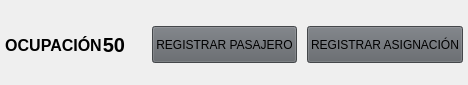
           <widget class="QFrame" name="frameFunctions">
            <property name="sizePolicy">
             <sizepolicy hsizetype="Preferred" vsizetype="Expanding">
              <horstretch>0</horstretch>
              <verstretch>0</verstretch>
             </sizepolicy>
            </property>
            <property name="minimumSize">
             <size>
              <width>0</width>
              <height>85</height>
             </size>
            </property>
            <property name="maximumSize">
             <size>
              <width>16777215</width>
              <height>85</height>
             </size>
            </property>
            <property name="frameShape">
             <enum>QFrame::NoFrame</enum>
            </property>
            <property name="frameShadow">
             <enum>QFrame::Raised</enum>
            </property>
            <layout class="QHBoxLayout" name="horizontalLayout_6">
             <property name="spacing">
              <number>0</number>
             </property>
             <property name="leftMargin">
              <number>0</number>
             </property>
             <property name="topMargin">
              <number>0</number>
             </property>
             <property name="rightMargin">
              <number>0</number>
             </property>
             <property name="bottomMargin">
              <number>0</number>
             </property>
             <item>
              <widget class="QFrame" name="frameB1">
               <property name="frameShape">
                <enum>QFrame::NoFrame</enum>
               </property>
               <property name="frameShadow">
                <enum>QFrame::Raised</enum>
               </property>
               <layout class="QVBoxLayout" name="verticalLayout_3">
                <property name="spacing">
                 <number>5</number>
                </property>
                <property name="leftMargin">
                 <number>5</number>
                </property>
                <property name="topMargin">
                 <number>5</number>
                </property>
                <property name="rightMargin">
                 <number>5</number>
                </property>
                <property name="bottomMargin">
                 <number>0</number>
                </property>
                <item>
                 <widget class="QFrame" name="frame_33">
                  <property name="frameShape">
                   <enum>QFrame::NoFrame</enum>
                  </property>
                  <property name="frameShadow">
                   <enum>QFrame::Raised</enum>
                  </property>
                  <layout class="QHBoxLayout" name="horizontalLayout_27">
                   <property name="spacing">
                    <number>0</number>
                   </property>
                   <property name="leftMargin">
                    <number>0</number>
                   </property>
                   <property name="topMargin">
                    <number>0</number>
                   </property>
                   <property name="rightMargin">
                    <number>0</number>
                   </property>
                   <property name="bottomMargin">
                    <number>0</number>
                   </property>
                   <item>
                    <widget class="QFrame" name="frame_35">
                     <property name="frameShape">
                      <enum>QFrame::NoFrame</enum>
                     </property>
                     <property name="frameShadow">
                      <enum>QFrame::Raised</enum>
                     </property>
                     <layout class="QHBoxLayout" name="horizontalLayout_29">
                      <property name="spacing">
                       <number>0</number>
                      </property>
                      <property name="leftMargin">
                       <number>0</number>
                      </property>
                      <property name="topMargin">
                       <number>0</number>
                      </property>
                      <property name="rightMargin">
                       <number>0</number>
                      </property>
                      <property name="bottomMargin">
                       <number>0</number>
                      </property>
                      <item>
                       <widget class="QLabel" name="label_4">
                        <property name="font">
                         <font>
                          <family>MS Sans Serif</family>
                          <pointsize>12</pointsize>
                          <weight>75</weight>
                          <bold>true</bold>
                         </font>
                        </property>
                        <property name="text">
                         <string>OCUPACIÓN</string>
                        </property>
                        <property name="alignment">
                         <set>Qt::AlignCenter</set>
                        </property>
                       </widget>
                      </item>
                     </layout>
                    </widget>
                   </item>
                   <item>
                    <widget class="QFrame" name="frame_34">
                     <property name="frameShape">
                      <enum>QFrame::NoFrame</enum>
                     </property>
                     <property name="frameShadow">
                      <enum>QFrame::Raised</enum>
                     </property>
                     <layout class="QHBoxLayout" name="horizontalLayout_28">
                      <property name="spacing">
                       <number>10</number>
                      </property>
                      <property name="leftMargin">
                       <number>0</number>
                      </property>
                      <property name="topMargin">
                       <number>0</number>
                      </property>
                      <property name="rightMargin">
                       <number>0</number>
                      </property>
                      <property name="bottomMargin">
                       <number>0</number>
                      </property>
                      <item>
                       <widget class="QLabel" name="txtPorcentaje">
                        <property name="font">
                         <font>
                          <family>MS Sans Serif</family>
                          <pointsize>15</pointsize>
                          <weight>75</weight>
                          <bold>true</bold>
                         </font>
                        </property>
                        <property name="text">
                         <string>50</string>
                        </property>
                        <property name="alignment">
                         <set>Qt::AlignRight|Qt::AlignTrailing|Qt::AlignVCenter</set>
                        </property>
                       </widget>
                      </item>
                      <item>
                       <widget class="QLabel" name="label_3">
                        <property name="styleSheet">
                         <string notr="true">background-image: url(:/icons/light/percentage2.png);
background-position: left;
background-repeat: no-repeat;</string>
                        </property>
                        <property name="text">
                         <string/>
                        </property>
                        <property name="alignment">
                         <set>Qt::AlignLeading|Qt::AlignLeft|Qt::AlignVCenter</set>
                        </property>
                       </widget>
                      </item>
                     </layout>
                    </widget>
                   </item>
                  </layout>
                 </widget>
                </item>
               </layout>
              </widget>
             </item>
             <item>
              <widget class="QFrame" name="frameB2">
               <property name="frameShape">
                <enum>QFrame::NoFrame</enum>
               </property>
               <property name="frameShadow">
                <enum>QFrame::Raised</enum>
               </property>
               <layout class="QVBoxLayout" name="verticalLayout_4">
                <property name="spacing">
                 <number>5</number>
                </property>
                <property name="leftMargin">
                 <number>5</number>
                </property>
                <property name="topMargin">
                 <number>5</number>
                </property>
                <property name="rightMargin">
                 <number>5</number>
                </property>
                <property name="bottomMargin">
                 <number>0</number>
                </property>
                <item>
                 <widget class="QPushButton" name="btnRegistrarP">
                  <property name="maximumSize">
                   <size>
                    <width>16777215</width>
                    <height>37</height>
                   </size>
                  </property>
                  <property name="styleSheet">
                   <string notr="true">QPushButton {
	background: rgb(95, 99, 104);
}

QPushButton[Active=true] {
	background: rgb(95, 99, 104);
}

QPushButton::hover {
	background: rgb(120, 120, 120);
}

QPushButton::pressed{
	background: rgb(148, 182, 89);
}</string>
                  </property>
                  <property name="text">
                   <string>REGISTRAR PASAJERO</string>
                  </property>
                 </widget>
                </item>
               </layout>
              </widget>
             </item>
             <item>
              <widget class="QFrame" name="frameB3">
               <property name="frameShape">
                <enum>QFrame::NoFrame</enum>
               </property>
               <property name="frameShadow">
                <enum>QFrame::Raised</enum>
               </property>
               <layout class="QVBoxLayout" name="verticalLayout_5">
                <property name="spacing">
                 <number>5</number>
                </property>
                <property name="leftMargin">
                 <number>5</number>
                </property>
                <property name="topMargin">
                 <number>5</number>
                </property>
                <property name="rightMargin">
                 <number>5</number>
                </property>
                <property name="bottomMargin">
                 <number>0</number>
                </property>
                <item>
                 <widget class="QPushButton" name="btnRegistrarA">
                  <property name="maximumSize">
                   <size>
                    <width>16777215</width>
                    <height>37</height>
                   </size>
                  </property>
                  <property name="styleSheet">
                   <string notr="true">QPushButton {
	background: rgb(95, 99, 104);
}

QPushButton[Active=true] {
	background: rgb(95, 99, 104);
}

QPushButton::hover {
	background: rgb(120, 120, 120);
}

QPushButton::pressed{
	background: rgb(148, 182, 89);
}</string>
                  </property>
                  <property name="text">
                   <string>REGISTRAR ASIGNACIÓN</string>
                  </property>
                 </widget>
                </item>
               </layout>
              </widget>
             </item>
            </layout>
           </widget>
